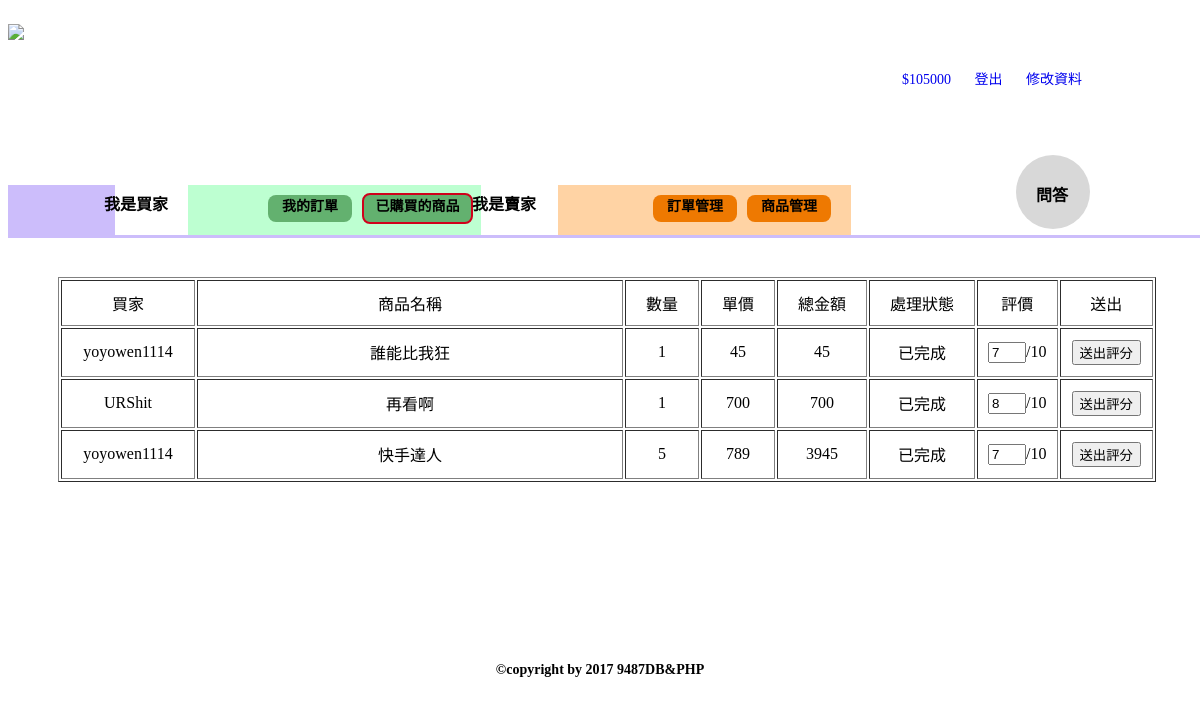
Screenshot of /order_history.php (signed in) with the database file from the repository.
### tables this page shows
CREATE TABLE `user` (
  `U_ID` varchar(12) NOT NULL DEFAULT '',
  `U_PW` varchar(20) DEFAULT NULL,
  `U_NAME` varchar(12) DEFAULT NULL,
  `U_BIRTH` date NOT NULL,
  `U_JOB` varchar(20) DEFAULT NULL,
  `U_GENDER` varchar(8) NOT NULL,
  `U_PHONE` varchar(15) DEFAULT NULL,
  `U_EMAIL` varchar(30) DEFAULT NULL,
  `U_MONEY` int(11) DEFAULT '0',
  `Post_Time` timestamp NOT NULL DEFAULT CURRENT_TIMESTAMP,
  `U_Right` tinyint(1) DEFAULT NULL
);

CREATE TABLE `purchase` (
  `Purchase_Code` varchar(15) NOT NULL DEFAULT '',
  `Buyer_ID` varchar(12) DEFAULT NULL,
  `P_Code` varchar(15) DEFAULT NULL,
  `Amount` int(11) DEFAULT NULL,
  `RateToSeller` int(11) DEFAULT NULL,
  `RateToBuyer` int(11) DEFAULT NULL,
  `isReceive` tinyint(1) DEFAULT '0',
  `Post_Time` timestamp NOT NULL DEFAULT CURRENT_TIMESTAMP
);

CREATE TABLE `product` (
  `P_Code` varchar(15) NOT NULL DEFAULT '',
  `P_NAME` varchar(50) DEFAULT NULL,
  `P_Price` int(11) DEFAULT NULL,
  `P_Inv` int(11) DEFAULT NULL,
  `P_SoldAmount` int(11) DEFAULT NULL,
  `P_ImgPath` varchar(100) DEFAULT NULL,
  `Seller_ID` char(12) DEFAULT NULL,
  `P_Game` varchar(15) NOT NULL,
  `P_Server` varchar(20) NOT NULL,
  `P_Classify` varchar(20) NOT NULL,
  `P_Present` varchar(500) DEFAULT NULL,
  `Post_Time` timestamp NOT NULL DEFAULT CURRENT_TIMESTAMP
);

### order_history.php (the view, shortened to what this page needs)
<?php
	$UID = $_SESSION["ID"];
	$Link = mysqli_connect('localhost','phpholyshit','tingting123','9487');
	mysqli_query($Link, "SET NAMES UTF8");
?>
<!DOCTYPE html>
<html lang="en">
<head>
	<link rel="stylesheet" type="text/css" href="css/yoyo.css">
</head>
<body>
	<div class="user_wrap">
		<div class="user_header">
			<a href="index.php"><img src="pic/logo.png"></a>
			<div style="margin-right: 100px;" class="user_header_profile">
				<p>
				<?php $result = mysqli_query($Link,"SELECT U_MONEY FROM user WHERE U_ID = '$UID'");
					$row = mysqli_fetch_assoc($result);
					echo "<a style='padding:10px;' href='#' class='lid-member'>$".$row["U_MONEY"]."</a>"; ?>
				<?php echo "<a style='padding:10px;' href='index.php?&logout=yes' class='lid-member'>登出</a>"; ?>
				<a style='padding:10px;' href="edit-info.php">修改資料</a>
				</p>
			</div>
		</div>
		<div class="myorder_content1">
			<div class="sell"></div>
			<div class="text2">我是買家</div>
			<a href="myorder.php" class="htext2-1">我的訂單</a>
			<a href="order_history.php" class="htext2-2">已購買的商品</a>
			<div class="text3">我是賣家</div>
			<a href="saler_trade_ing.php" class="text3-1">訂單管理</a>
			<a href="onsale.php" class="text3-2">商品管理</a>
			<a href="#" class="myorder_q"></a>
			<a href="ask.php"><div class="text4">問答</div></a>
			<div class="myorder_line"></div>
</div>
		<div class="choose">
		</div>
		<div class="myorder_content2">
			<table border="1" style="text-align: center; margin-top: 1em;margin-left: 50px;">
			<tr>
				<td style="padding: 10px 50px;">買家</td>
				<td style="padding: 10px 180px;">商品名稱</td>
				<td style="padding: 10px 20px;">數量</td>
				<td style="padding: 10px 20px;">單價</td>
				<td style="padding: 10px 20px;">總金額</td>
				<td style="padding: 10px 20px;">處理狀態</td>
				<td>評價</td>
				<td>送出</td>
			</tr>
			<?php
				$sql2 = "SELECT * FROM purchase, product WHERE (product.P_Code = purchase.P_Code AND purchase.Buyer_ID = '$UID' AND purchase.isReceive = 1)";
				$result2 = mysqli_query($Link,$sql2);
				while ($row2 = mysqli_fetch_assoc($result2)) {?>
					<tr>
						<td><?php echo $row2["Seller_ID"]; ?></td>
						<td><?php echo $row2["P_NAME"]; ?></td>
						<td><?php echo $row2["Amount"]; ?></td>
						<td><?php echo $row2["P_Price"]; ?></td>
						<td><?php echo $row2["P_Price"]*$row2["Amount"]; ?></td>
						<td>已完成</td>
						<?php
							echo "<form action='order_history.php' method='get' id='rate'>";
						 	 ?>
						<td style="padding: 10px 10px;"><?php echo "<input type='number' size='1' style='width:30px;' name='ratetoseller' value='$row2[RateToSeller]'>/10"; ?></td>
						<?php
							echo "<td><input type='submit' name='' value='送出評分' style='margin:10px 10px;'></td>";
						?>
						</form>
					</tr>
				<?php }
			?>
			</table>
		</div>
	</div>
	<div style="margin-top: 180px;" class="footer">
			<p>©copyright by 2017 9487DB&PHP</p>
		</div>
</body>
</html>

### css/yoyo.css (style rules this page uses)
.footer { font-size: 14px; font-weight: 600; text-align: center; margin-top: 180px; }
.user_wrap { max-width: 1280px; margin: 0 auto; }
.user_header { margin-top: 24px; }
.user_header img { width: auto; height: 101.3px; float: left; margin-bottom: 25.7px; }
.user_header_profile { float: right; margin-top: 30px; margin-bottom: 25.7px; }
.user_header_profile p { font-family: PingFangTC; font-size: 14px; color: #1024a5; text-decoration: none; float: left; }
.user_header_profile a { text-decoration: none; }
.sell { width: 107px; height: 50px; background-color: #ccbdfb; float: left; margin-top: 30px; position: absolute; }
.text2 { font-family: PingFangTC; font-size: 16px; font-weight: 600; text-align: left; color: #000000; float: right; position: relative; right: 960px; top: 36px; }
.text3 { font-family: PingFangTC; font-size: 16px; font-weight: 600; text-align: left; color: #000000; float: right; position: relative; right: 528px; top: 36px; }
.text3-1 { width: 84px; height: 27px; border-radius: 8px; background-color: #ee7901; font-family: PingFangTC; font-size: 14px; font-weight: 600; text-align: center; color: #000000; position: relative; left: 450px; top: 40px; display: block; text-decoration: none; float: left; }
.text3-2 { width: 84px; height: 27px; border-radius: 8px; background-color: #ee7901; font-family: PingFangTC; font-size: 14px; font-weight: 600; text-align: center; color: #000000; position: relative; left: 460px; top: 40px; display: block; text-decoration: none; float: left; }
.myorder_q { width: 74px; height: 74px; background-color: #d8d8d8; border-radius: 99em; position: relative; left: 90px; float: right; }
.text4 { font-family: PingFangTC; font-size: 16px; font-weight: 600; text-align: left; color: #000000; float: right; position: relative; left: 142px; top: 27px; }
.myorder_line { width: 1200px; height: 3px; border-top: solid 3px #ccbdfb; margin-top: 6px; float: left; margin-bottom: 20px; }
.htext2-1 { width: 84px; height: 27px; border-radius: 8px; background-color: #63b16f; font-family: PingFangTC; font-size: 14px; font-weight: 600; text-align: center; color: #000000; position: relative; left: 260px; top: 40px; display: block; text-decoration: none; float: left; }
.htext2-2 { width: 107px; height: 27px; border-radius: 8px; background-color: #63b16f; border: solid 2px #d0011b; font-family: PingFangTC; font-size: 14px; font-weight: 600; text-align: center; color: #000000; position: relative; left: 270px; top: 38px; display: block; text-decoration: none; float: left; }
.choose { margin-left: 50px; }
.user_header a img { height: 105px; }
.footer { margin-top: 30px; }

### rows the page displays
user: U_MONEY "105000"
purchase: P_Code.Seller_ID "yoyowen1114", P_Code.P_NAME "誰能比我狂", Amount "1", P_Code.P_Price "45", $row2['P_Price']*$row2['Amount'] "45", ratetoseller "7"
purchase: P_Code.Seller_ID "URShit", P_Code.P_NAME "再看啊", Amount "1", P_Code.P_Price "700", $row2['P_Price']*$row2['Amount'] "700", ratetoseller "8"
purchase: P_Code.Seller_ID "yoyowen1114", P_Code.P_NAME "快手達人", Amount "5", P_Code.P_Price "789", $row2["P_Price"]*$row2["Amount"] "3945", ratetoseller "7"
